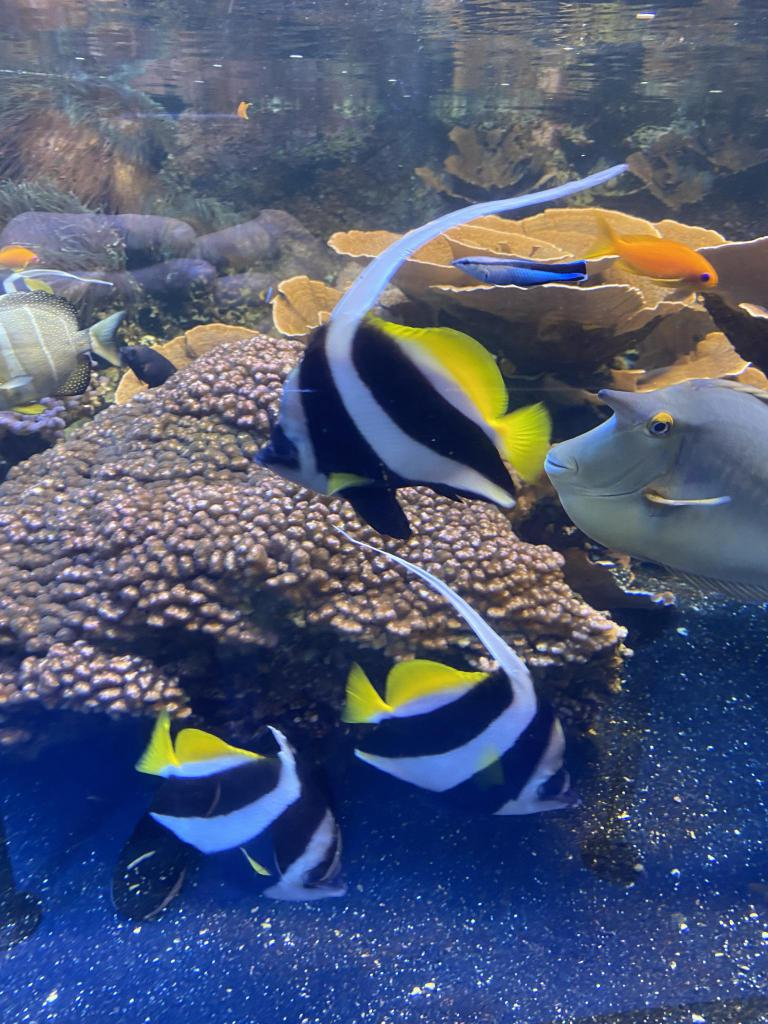
#> input picture veri_gorsellestirme_temelleri/IMG_2395_jpeg_jpg.rf.9f1503ad3b7a7c7938daed057cc4e9bc.jpg, 768 x 1024 px, found by its file name
$ jupyter execute --allow-errors veri_gorsellestirme_uygulama.ipynb
#> lines starting #> are read from the running program, lines starting #| are printed output that depends on the picture
Python Programlama ve Veri Görselleştirme Temelleri

[cell 1]
#ortam kontrolü
import sys
print(sys.executable)

[cell 2]
students = [
    {"name": "Rabia", "vize": 78, "final": 92, "proje": 85},
    {"name": "Ahmet", "vize": 45, "final": 55, "proje": 60},
    {"name": "Zeynep", "vize": 90, "final": 88, "proje": 95},
    {"name": "Mehmet", "vize": 60, "final": 40, "proje": 70},
]

def calculate_grade(student: dict) -> float:
    # ağırlıklı ortalama
    return student["vize"] * 0.3 + student["final"] * 0.5 + student["proje"] * 0.2

for s in students:
    grade = calculate_grade(s)
    status = "Geçti" if grade >= 60 else "Kaldı"
    print(f"{s['name']:8} -> grade={grade:.2f} | {status}")


#List içinde dict var  alculate_grade fonksiyonu ile işlem yapılıyor
#if yapısı ile karar veriliyor geçti ya da kaldı çıktı olarak veriliyor

[cell 3]
"""
Mini Proje: Öğrenci Not Takip ve Analiz Sistemi


Özellikler:
- Öğrenci ekleme (hata kontrolü ile)
- Not ortalaması hesaplama (ağırlıklı)
- Geçti/Kaldı durumu belirleme
- Sınıf raporu oluşturma
- En başarılı öğrenciyi bulma
"""

ogrenciler = [
    {"id": 1, "ad": "Rabia", "vize": 78, "final": 92, "proje": 85},
    {"id": 2, "ad": "Ahmet", "vize": 45, "final": 55, "proje": 60},
    {"id": 3, "ad": "Zeynep", "vize": 90, "final": 88, "proje": 95},
    {"id": 4, "ad": "Mehmet", "vize": 60, "final": 40, "proje": 70},
]


# Fonksiyonlar

def not_kontrol(not_degeri: int) -> None:
    """
    Girilen notun 0-100 aralığında olup olmadığını kontrol eder.
    Hatalıysa ValueError fırlatır.
    """
    if not isinstance(not_degeri, int):
        raise TypeError("Not değeri tam sayı (int) olmalıdır.")

    if not 0 <= not_degeri <= 100:
        raise ValueError("Not değeri 0 ile 100 arasında olmalıdır.")


def ortalama_hesapla(ogrenci: dict) -> float:

    return (
        ogrenci["vize"] * 0.30
        + ogrenci["final"] * 0.50
        + ogrenci["proje"] * 0.20
    )


def durum_belirle(ortalama: float, gecme_notu: float = 60.0) -> str:

    return "GEÇTİ" if ortalama >= gecme_notu else "KALDI"


# Class: Sistemin kendisi

class OgrenciSistemi:
    """
    Öğrencileri yöneten ve analiz eden sınıf.
    """

    def __init__(self, ogrenci_listesi: list[dict]):
        self.ogrenci_listesi = ogrenci_listesi

    def ogrenci_ekle(self, ad: str, vize: int, final: int, proje: int) -> None:
        """
        Yeni öğrenci ekler.
        Not girişlerinde hata varsa try-except ile yakalar.
        """
        try:
            not_kontrol(vize)
            not_kontrol(final)
            not_kontrol(proje)

            yeni_id = (
                max(o["id"] for o in self.ogrenci_listesi) + 1
                if self.ogrenci_listesi
                else 1
            )

            yeni_ogrenci = {
                "id": yeni_id,
                "ad": ad,
                "vize": vize,
                "final": final,
                "proje": proje,
            }

            self.ogrenci_listesi.append(yeni_ogrenci)
            print(f" Öğrenci eklendi: {ad} (ID: {yeni_id})")

        except (ValueError, TypeError) as hata:
            print(f" Öğrenci eklenemedi: {hata}")

    def rapor_olustur(self) -> list[dict]:
        """
        Her öğrenci için ortalama ve durum bilgisi içeren rapor listesi üretir.
        """
        rapor = []

        for ogrenci in self.ogrenci_listesi:
            ort = ortalama_hesapla(ogrenci)
            durum = durum_belirle(ort)

            rapor.append(
                {
                    "id": ogrenci["id"],
                    "ad": ogrenci["ad"],
                    "ortalama": round(ort, 2),
                    "durum": durum,
                }
            )

        return rapor

    def rapor_yazdir(self) -> None:
        """
        Raporu okunabilir şekilde ekrana yazdırır.
        """
        rapor = self.rapor_olustur()

        print("\n" + "-" * 40)
        print(" ÖĞRENCİ RAPORU")
        print("-" * 40)

        for kayit in rapor:
            print(
                f"#{kayit['id']:02} | {kayit['ad']:<10} | "
                f"Ortalama: {kayit['ortalama']:<6} | Durum: {kayit['durum']}"
            )

    def en_basarili_ogrenci(self) -> dict | None:
        """
        Ortalama notu en yüksek öğrenciyi döndürür.
        """
        rapor = self.rapor_olustur()

        if not rapor:
            return None

        return max(rapor, key=lambda x: x["ortalama"])
    #filtreleme yapılıyor


# Programın çalıştırılması (for-if + try-except test)

sistem = OgrenciSistemi(ogrenciler)

# İlk rapor
sistem.rapor_yazdir()

# Hatalı ekleme denemesi (try-except göstermek için)
sistem.ogrenci_ekle(ad="Elif", vize=110, final=70, proje=80)

# Doğru ekleme
sistem.ogrenci_ekle(ad="Elif", vize=85, final=70, proje=80)

# Güncel rapor
sistem.rapor_yazdir()

# En başarılı öğrenci
en_iyi = sistem.en_basarili_ogrenci()
if en_iyi:
    print("\n🏆 EN BAŞARILI ÖĞRENCİ")
    print(en_iyi)

NumPy ile 2D-3D matris üzerinden görüntü temsilini anlamak.

[cell 4]
import matplotlib
import matplotlib.pyplot as plt

print("Matplotlib sürüm:", matplotlib.__version__)

#> (a cell that did not finish here is left out)

[cell 6]
#120 satır → 120 piksel yükseklik 180 sütun → 180 piksel genişlik
#3 kanal → her pikselin 3 değeri var: R, G, B

h, w = 120, 180
#> (the rest of this cell did not finish here and is left out)

Pandas ile tablo görüntüsü, missing data analizi, histogram oluşturma.

[cell 7]
import sys

[cell 8]
import sys

[cell 9]
import numpy as np
import pandas as pd
import matplotlib.pyplot as plt

veri = {
    "ogrenci_id": [1, 2, 3, 4, 5, 6],
    "ad": ["Rabia", "Ahmet", "Zeynep", "Mehmet", "Elif", "Can"],
    "yas": [19, 20, np.nan, 21, 20, np.nan],
    "vize": [78, 45, 90, 60, 85, 70],
    "final": [92, 55, 88, np.nan, 70, 65],
    "proje": [85, 60, np.nan, 70, 80, 75],
}

df = pd.DataFrame(veri)
df

print("Boyut (satır, sütun):", df.shape)
print("\nSütun isimleri:", df.columns.tolist())
print("\nVeri tipleri:\n", df.dtypes)


eksik_sayisi = df.isnull().sum()
print("Eksik veri sayısı:\n", eksik_sayisi)


df[df.isnull().any(axis=1)]

[cell 10]
df_silinmis = df.dropna()
df_silinmis

[cell 11]
df_doldurulmus = df.copy()

df_doldurulmus["yas"] = df_doldurulmus["yas"].fillna(df_doldurulmus["yas"].median())
df_doldurulmus["final"] = df_doldurulmus["final"].fillna(df_doldurulmus["final"].mean())
df_doldurulmus["proje"] = df_doldurulmus["proje"].fillna(df_doldurulmus["proje"].mean())

df_doldurulmus

[cell 12]
plt.figure(figsize=(6, 4))
plt.hist(df["vize"], bins=5)
plt.title("Vize Notu Histogramı")
plt.xlabel("Not")
plt.ylabel("Frekans")
plt.show()
#> figure, not shown here; tallest bar 2 high, from x = 81 to 90


plt.figure(figsize=(6, 4))
plt.hist(df_doldurulmus["final"], bins=5)
plt.title("Final Notu Histogramı (Eksikler Dolduruldu)")
plt.xlabel("Not")
plt.ylabel("Frekans")
plt.show()

[cell 13]
plt.figure(figsize=(6, 4))
plt.hist(df_doldurulmus["yas"], bins=5)
plt.title("Yaş Histogramı (Eksikler Dolduruldu)")
plt.xlabel("Yaş")
plt.ylabel("Frekans")
plt.show()
#> figure, not shown here; tallest bar 4 high, from x = 19.8 to 20.2

Matplotlib ve Seaborn ile RGB kanal bazlı histogram, heatmap, scatter, boxplot gibi veri görüselleri.

[cell 14]
import numpy as np
import pandas as pd
import matplotlib.pyplot as plt
import seaborn as sns

np.random.seed(42)

n = 300  # örnek sayısı

df = pd.DataFrame({
    "R": np.random.randint(0, 256, n),
    "G": np.random.randint(0, 256, n),
    "B": np.random.randint(0, 256, n),
    "parlaklik": np.random.normal(130, 35, n).clip(0, 255),
    "kontrast": np.random.normal(60, 20, n).clip(0, 120),
    "etiket": np.random.choice(["dogal", "yapay", "gece"], size=n, p=[0.45, 0.35, 0.20])
})

df.head()


plt.figure(figsize=(10, 4))

plt.hist(df["R"], bins=30, alpha=0.6, label="R (Kırmızı)")
plt.hist(df["G"], bins=30, alpha=0.6, label="G (Yeşil)")
plt.hist(df["B"], bins=30, alpha=0.6, label="B (Mavi)")

plt.title("RGB Kanal Bazlı Histogram")
plt.xlabel("Piksel Değeri (0-255)")
plt.ylabel("Frekans")
plt.legend()
plt.show()
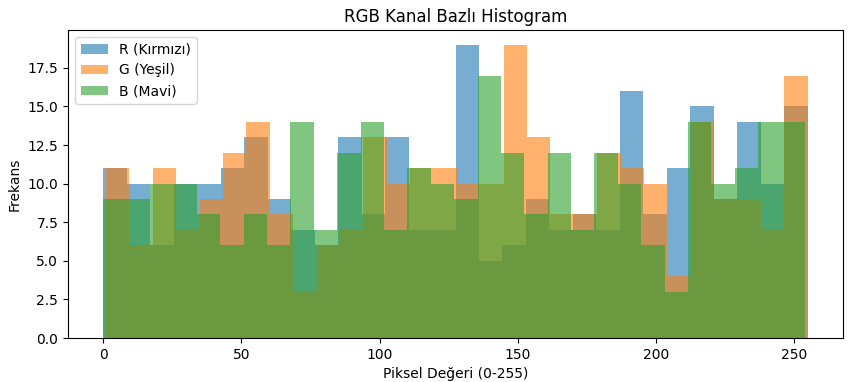
#> figure drawn by matplotlib, 1 panel; tallest bar 19 high, from x = 127.5 to 136; tallest bar 19 high, from x = 144.9 to 153.4; tallest bar 17 high, from x = 135.5 to 143.9

[cell 15]
plt.figure(figsize=(10, 4))
sns.kdeplot(df["R"], label="R", fill=True)
sns.kdeplot(df["G"], label="G", fill=True)
sns.kdeplot(df["B"], label="B", fill=True)

plt.title("RGB Kanal Yoğunluk Grafiği (KDE)")
plt.xlabel("Piksel Değeri")
plt.ylabel("Yoğunluk")
plt.legend()
plt.show()
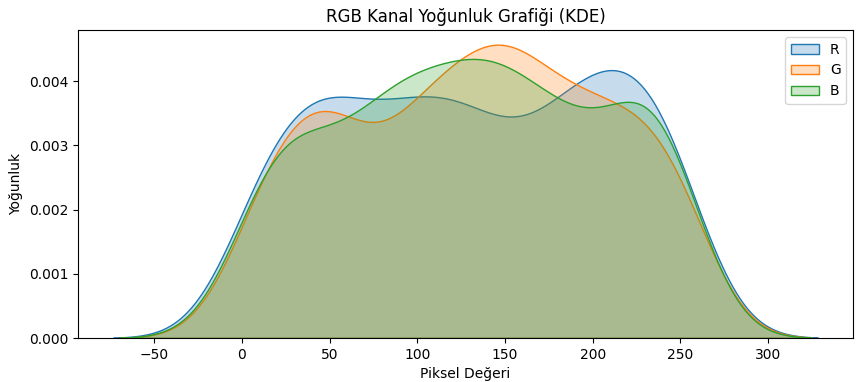
#> figure drawn by matplotlib, 1 panel

[cell 16]
sayisal_df = df[["R", "G", "B", "parlaklik", "kontrast"]]
korelasyon = sayisal_df.corr()

plt.figure(figsize=(7, 5))
sns.heatmap(korelasyon, annot=True, fmt=".2f", cmap="coolwarm")
plt.title("Korelasyon Heatmap")
plt.show()
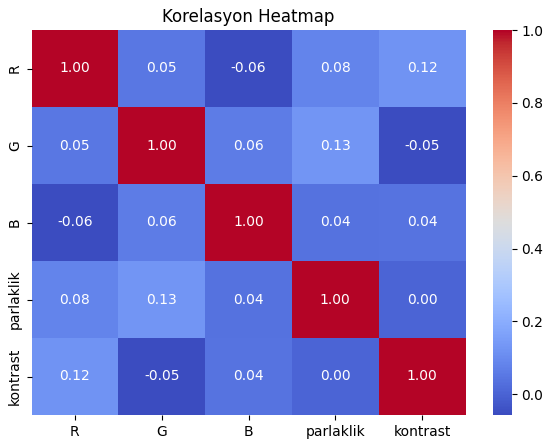
#> figure drawn by matplotlib, 2 panels

[cell 17]
plt.figure(figsize=(6, 5))
plt.scatter(df["parlaklik"], df["kontrast"], alpha=0.6)

plt.title("Parlaklık - Kontrast Scatter")
plt.xlabel("Parlaklık")
plt.ylabel("Kontrast")
plt.show()
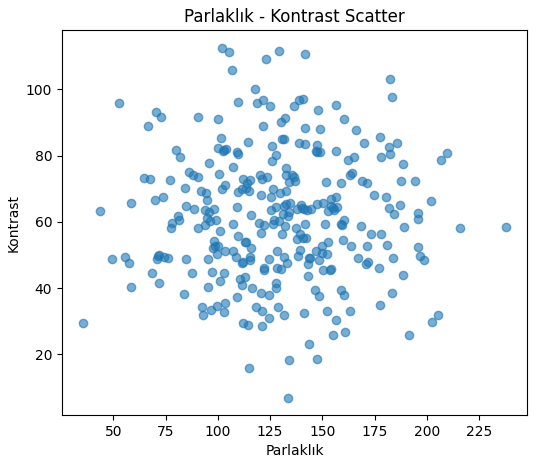
#> figure drawn by matplotlib, 1 panel

[cell 18]
plt.figure(figsize=(7, 5))
sns.boxplot(data=df, x="etiket", y="kontrast")

plt.title("Etikete Göre Kontrast Dağılımı (Boxplot)")
plt.xlabel("Etiket")
plt.ylabel("Kontrast")
plt.show()
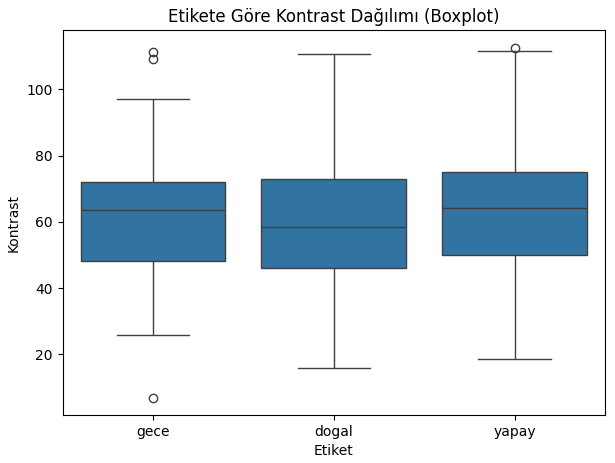
#> figure drawn by matplotlib, 1 panel

[cell 19]
sns.pairplot(df[["R", "G", "B", "parlaklik", "kontrast", "etiket"]], hue="etiket")
plt.show()
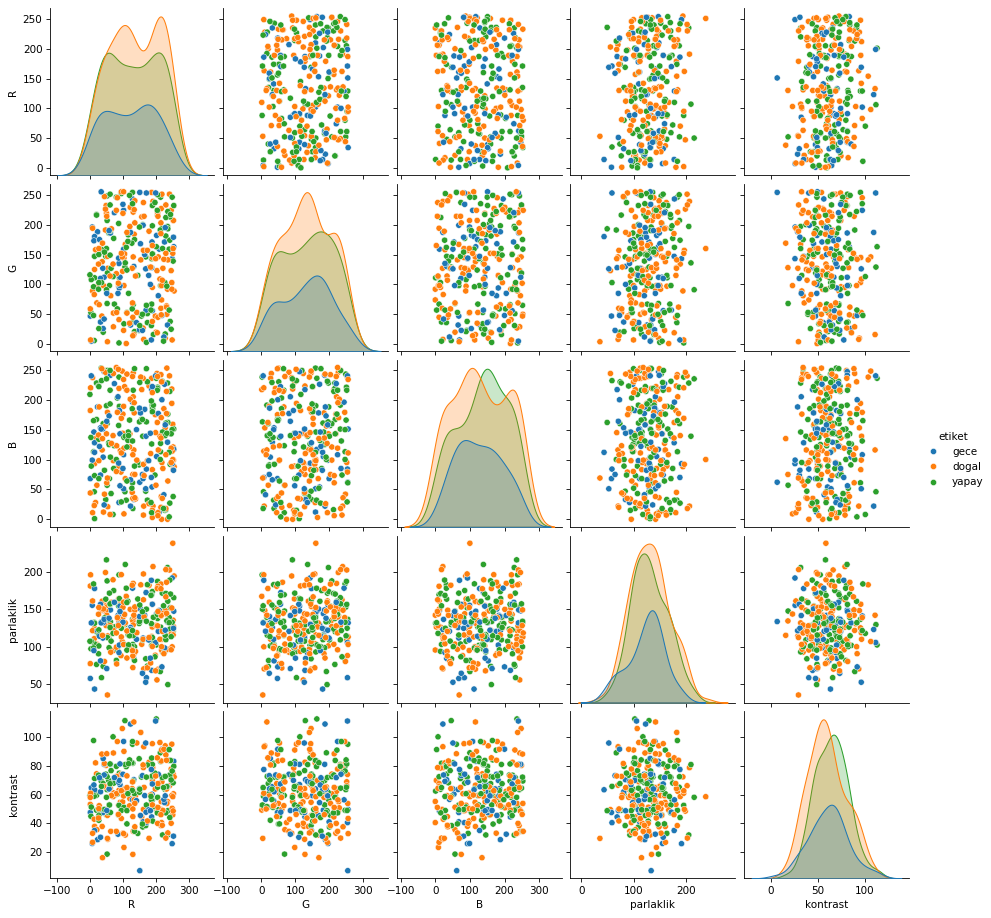
#> figure drawn by matplotlib, 25 panels

[cell 20]
from mpl_toolkits.mplot3d import Axes3D

fig = plt.figure(figsize=(7, 6))
ax = fig.add_subplot(111, projection="3d")

ax.scatter(df["R"], df["G"], df["B"], alpha=0.5)

ax.set_title("RGB 3D Scatter (Renk Uzayı)")
ax.set_xlabel("R")
ax.set_ylabel("G")
ax.set_zlabel("B")
plt.show()
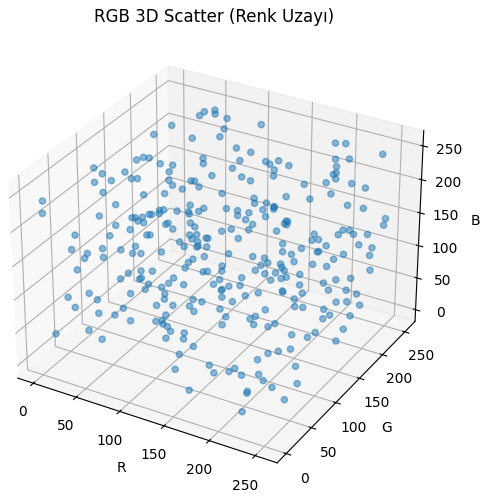
#> figure drawn by matplotlib, 1 panel

OpenCV kullanarak RGB ve Grayscale dönüşüm, çözünürlük değişimi, kesme, resize, rotate işlemleri.

[cell 21]
import cv2
import numpy as np
import matplotlib.pyplot as plt

# 1) Görseli oku
resim_yolu = r"C:\Users\Kocael\Desktop\tarvina_yazilim_projects\veri_gorsellestirme_temelleri\IMG_2395_jpeg_jpg.rf.9f1503ad3b7a7c7938daed057cc4e9bc.jpg"
bgr = cv2.imread(resim_yolu)
#> bgr is the input picture: shape (1024, 768, 3); mean B, G, R 117.2, 90.4, 81

if bgr is None:
    raise FileNotFoundError("Resim okunamadı! Dosya yolunu kontrol et.")

print("Resim başarıyla okundu!")
print("BGR shape:", bgr.shape)
#| BGR shape: (1024, 768, 3)

# 2) BGR -> RGB
rgb = cv2.cvtColor(bgr, cv2.COLOR_BGR2RGB)

# 3) RGB -> Grayscale
gray = cv2.cvtColor(bgr, cv2.COLOR_BGR2GRAY)
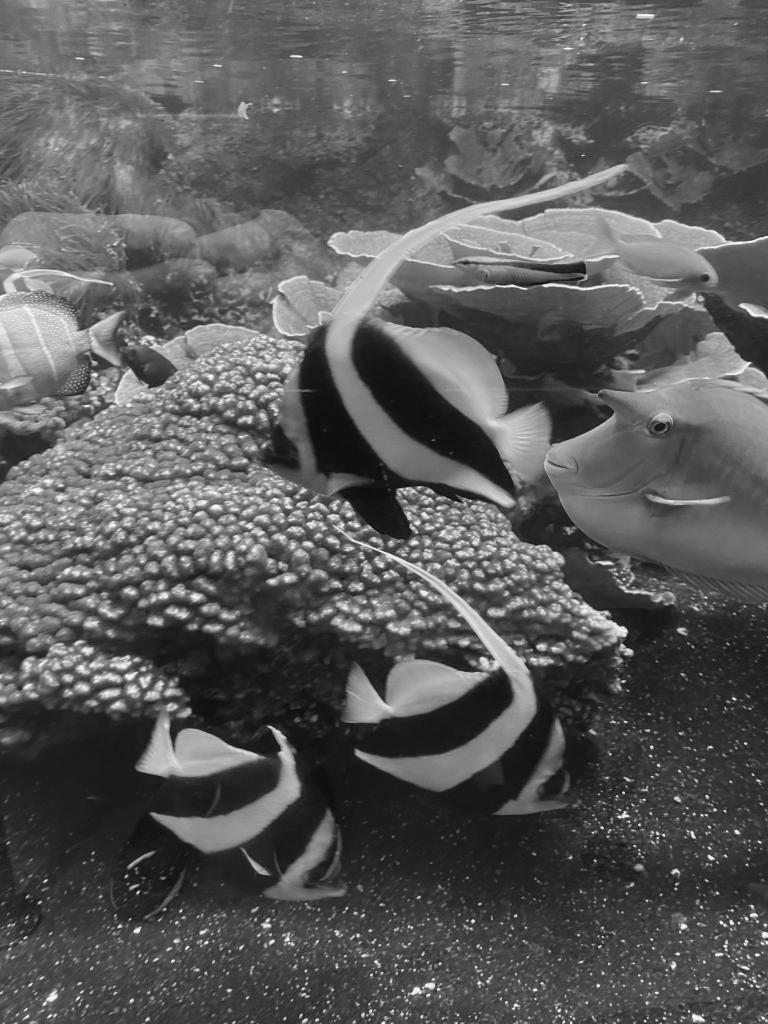
#> gray: shape (1024, 768); min 4, max 255, mean 90.6

# 4) Resize (çözünürlüğü küçültme: %50)
h, w = bgr.shape[:2]
#> h = 1024; w = 768
yeni_w = int(w * 0.5)
#> yeni_w = 384
yeni_h = int(h * 0.5)
#> yeni_h = 512

bgr_resize = cv2.resize(bgr, (yeni_w, yeni_h), interpolation=cv2.INTER_AREA)
rgb_resize = cv2.cvtColor(bgr_resize, cv2.COLOR_BGR2RGB)

# 5) Crop (ortadan kesme ROI)
h2, w2 = bgr_resize.shape[:2]
#> h2 = 512; w2 = 384
x1, y1 = w2 // 4, h2 // 4
#> x1 = 96; y1 = 128
x2, y2 = 3 * w2 // 4, 3 * h2 // 4
#> x2 = 288; y2 = 384

crop_bgr = bgr_resize[y1:y2, x1:x2]
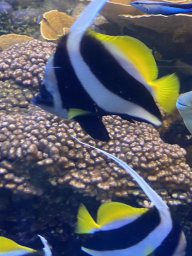
#> crop_bgr: shape (256, 192, 3); mean B, G, R 103.8, 93.1, 91.3
crop_rgb = cv2.cvtColor(crop_bgr, cv2.COLOR_BGR2RGB)

# 6) Rotate (45 derece)
hc, wc = crop_bgr.shape[:2]
#> hc = 256; wc = 192
merkez = (wc // 2, hc // 2)
#> merkez = (96, 128)
M = cv2.getRotationMatrix2D(merkez, 45, 1.0)
rot_45 = cv2.warpAffine(crop_bgr, M, (wc, hc))
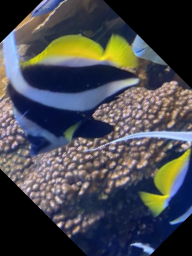
#> rot_45: shape (256, 192, 3); mean B, G, R 80.2, 73.3, 72.1
rot_45_rgb = cv2.cvtColor(rot_45, cv2.COLOR_BGR2RGB)

# 7) Hepsini sırayla görselleştirmek için
fig, axes = plt.subplots(2, 3, figsize=(15, 9))

axes[0, 0].imshow(rgb)
axes[0, 0].set_title("1) Orijinal (RGB)")

axes[0, 1].imshow(gray, cmap="gray")
axes[0, 1].set_title("2) Grayscale")

axes[0, 2].imshow(rgb_resize)
axes[0, 2].set_title("3) Resize (%50)")

axes[1, 0].imshow(crop_rgb)
axes[1, 0].set_title("4) Crop (ROI)")

axes[1, 1].imshow(rot_45_rgb)
axes[1, 1].set_title("5) Rotate (45°)")

axes[1, 2].axis("off")
axes[1, 2].set_title("")

for ax in axes.flat:
    ax.axis("off")

plt.tight_layout()
plt.show()

# 8) Kaydetmek için
cv2.imwrite("orijinal.png", bgr)
cv2.imwrite("grayscale.png", gray)
cv2.imwrite("resize.png", bgr_resize)
cv2.imwrite("crop.png", crop_bgr)
cv2.imwrite("rotate_45.png", rot_45)

print("Çıktılar kaydedildi: orijinal.png, grayscale.png, resize.png, crop.png, rotate_45.png")

$ run again, with veri_gorsellestirme_temelleri/crop.png saved as veri_gorsellestirme_temelleri/IMG_2395_jpeg_jpg.rf.9f1503ad3b7a7c7938daed057cc4e9bc.jpg
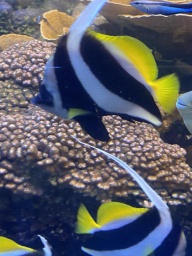
#> input picture veri_gorsellestirme_temelleri/crop.png, 192 x 256 px, found by its file name
#> bgr is the input picture: shape (256, 192, 3); mean B, G, R 103.8, 93.1, 91.3
#| BGR shape: (256, 192, 3)
#> `gray = cv2.cvtColor(bgr, cv2.COLOR_BGR2GRAY)`:
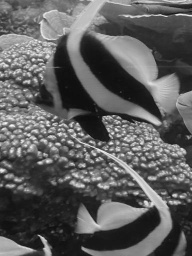
#> gray: shape (256, 192); min 10, max 247, mean 93.8
#> `rot_45 = cv2.warpAffine(crop_bgr, M, (wc, hc))`:
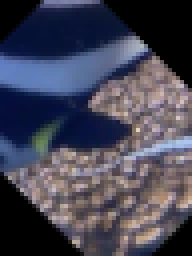
#> rot_45: shape (64, 48, 3) (shown 4 times larger); mean B, G, R 84.9, 68.8, 69.1
